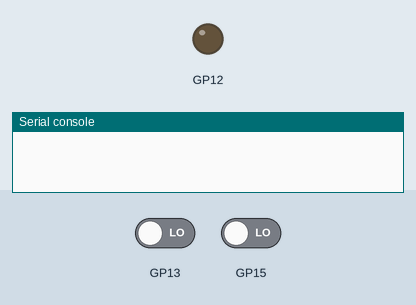
Recording of a program running on a simulated Raspberry Pi Pico running MicroPython. On the bench: output pins drawn as LEDs (lit = HIGH), the last lines printed to the serial console. The inputs (shaded band) are chosen by the test bench; at power-on: GP15 LOW, GP13 LOW. Random numbers come from a fixed seed; pins used as bus, display or sensor lines are not drawn.

Above: at 1.2 s.
1.3 s: GP15 driven HIGH
At 11.2 s:
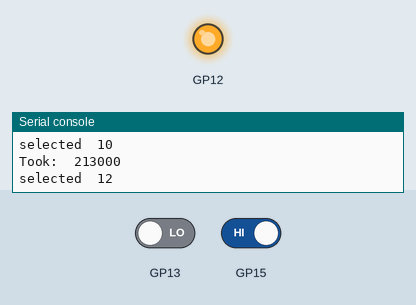
Timing chart, 0 to 12.7 s (numbered marks = the images above; inputs shaded):
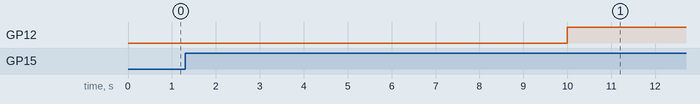

The program:

kco.py
```python
# Karsten og Co
import utime
import urandom
import machine

while True:
    utime.sleep(5)
    target = urandom.randint(10, 12)
    startTime=utime.time_ns()
    machine.Pin(target,machine.Pin.OUT).on()
    print("selected ", target)
    x=machine.Pin(target+3,machine.Pin.IN)
    while x.value() == True:
            x=machine.Pin(target+3,machine.Pin.IN)
    itTook = utime.time_ns()-startTime
    machine.Pin(target,machine.Pin.OUT).off()
    print ("Took: " , itTook)
 
```

Measured:
- after the input at 1.3 s, GP12: LOW → HIGH after 8.7 s
